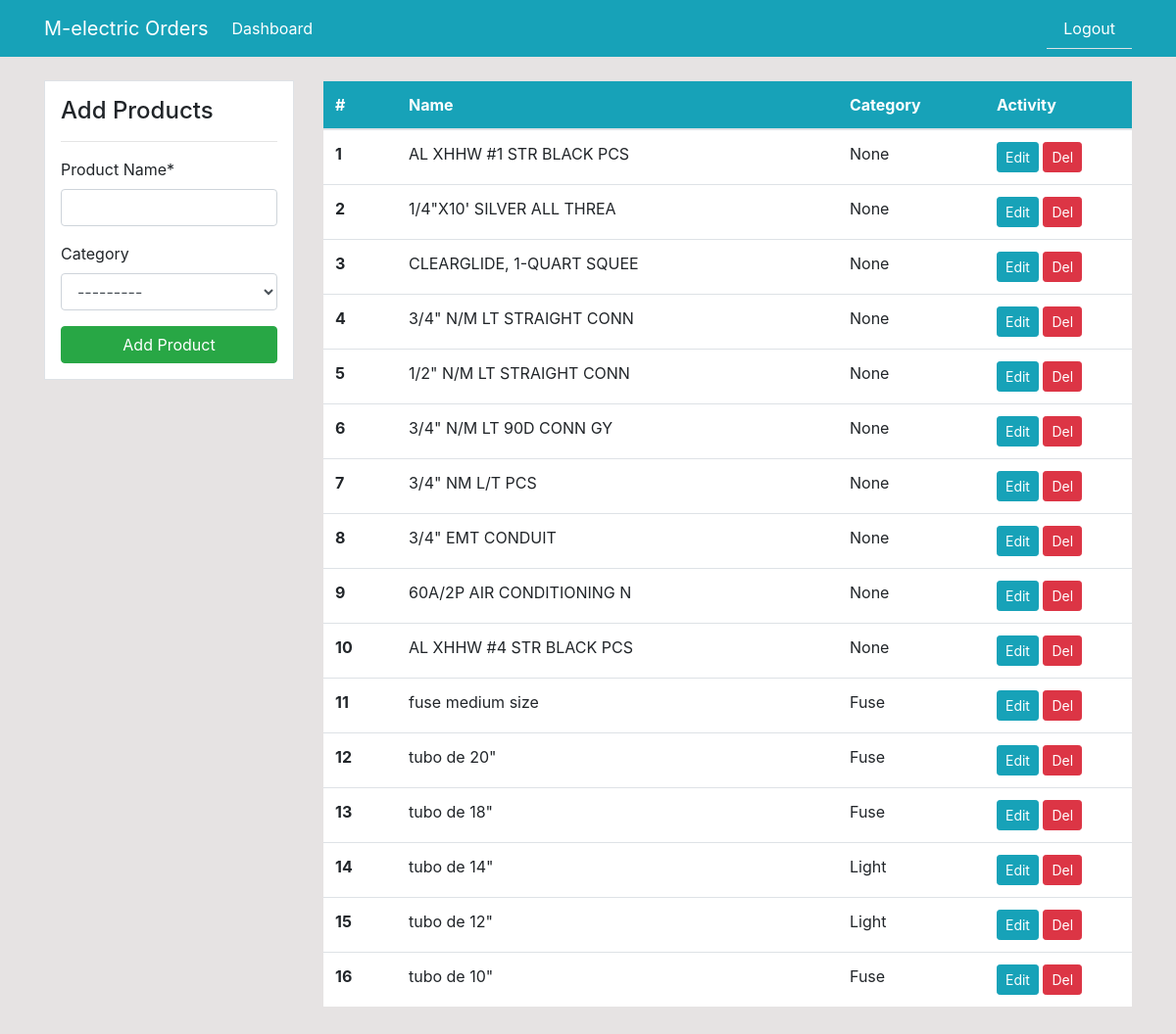
The app's page /products (signed in) with its own data.
### dashboard/models.py (models this page shows, shortened)
class Product(models.Model):
	product_name = models.CharField('Product Name', max_length=100)
	category = models.ForeignKey(Category, blank=True, null=True, on_delete=models.CASCADE)

class Category(models.Model):
	category_name = models.CharField('Category', max_length=50)
	def __str__(self):
		return self.category_name

### dashboard/views.py (the view)
# urls.py: path('products', views.products, name='products'),
@login_required
def products(request):
    products_list = Product.objects.all().order_by('-id')
    if request.method == 'POST':
        form = ProductForm(request.POST)
        if form.is_valid:
            form.save()
            return redirect('products')
    else:
        form = ProductForm()
    context = {
        'products_list': products_list,
        'form': form,
    }
    return render(request, 'dashboard/products.html', context)

### dashboard/forms.py
class ProductForm(forms.ModelForm):
    class Meta:
        model = Product
        fields = ['product_name','category']

### templates/dashboard/products.html (shortened to what this page needs)
{% extends 'partials/base.html' %}
{% load crispy_forms_tags %}
{% block content %}
    <div class="container">
        <div class="row my-4">
            <div class="col-md-3">
                <div class="border bg-white p-3">
                    <h4>Add Products</h4>
                    <hr>
                    <form method="POST">
                        {{ form|crispy }}
                        <input class="btn btn-success btn-block" type="submit" value="Add Product">
                    </form>
                </div>
            </div>
            <div class="col-md-9">
                <table class="table bg-white">
                    <thead class="bg-info">
                        <tr class="text-white">
                            <th scope="col" class="col-1" >#</th>
                            <th scope="col" class="col-6">Name</th>
                            <th scope="col" class="col-2">Category</th>
                            <th scope="col" class="col-2">Activity</th>
                        </tr>
                    </thead>
                    <tbody>
                    {% for product in products_list %}
                        <tr>
                            <th scope="row">{{ forloop.counter }}</th>
                            <td>{{ product.product_name }}</td>
                            <td>{{ product.category }}</td>
                            <td>
                                <a class="btn btn-info btn-sm" href="{% url 'product-update' product.id %}">Edit</a>
                                <a class="btn btn-danger btn-sm" href="{% url 'product-delete' product.id %}">Del</a>
                            </td>
                        </tr>
                    {% endfor %}
                    </tbody>
                </table>
            </div>
        </div>
    </div>
{% endblock %}

### static/style.css (style rules this page uses)
body { background: rgb(230, 227, 227); }

### records on screen
Product: product_name "AL XHHW #1 STR BLACK PCS", category "None"
Product: product_name "1/4\"X10' SILVER ALL THREA", category "None"
Product: product_name "CLEARGLIDE, 1-QUART SQUEE", category "None"
Product: product_name "3/4\" N/M LT STRAIGHT CONN", category "None"
Product: product_name "1/2\" N/M LT STRAIGHT CONN", category "None"
Product: product_name "3/4\" N/M LT 90D CONN GY", category "None"
Product: product_name "3/4\" NM L/T PCS", category "None"
Product: product_name "3/4\" EMT CONDUIT", category "None"
Product: product_name "60A/2P AIR CONDITIONING N", category "None"
Product: product_name "AL XHHW #4 STR BLACK PCS", category "None"
Product: product_name "fuse medium size", category "Fuse"
Product: product_name "tubo de 20\"", category "Fuse"
Product: product_name "tubo de 18\"", category "Fuse"
Product: product_name "tubo de 14\"", category "Light"
Product: product_name "tubo de 12\"", category "Light"
Product: product_name "tubo de 10\"", category "Fuse"
